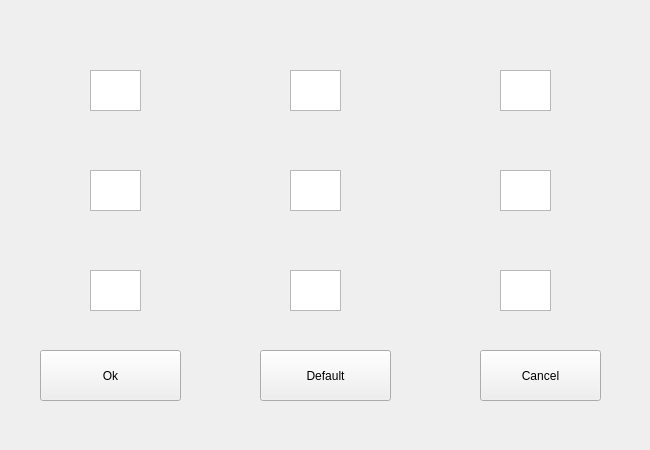
<?xml version="1.0" encoding="UTF-8"?>
<ui version="4.0">
 <class>MainWindow</class>
 <widget class="QMainWindow" name="MainWindow">
  <property name="geometry">
   <rect>
    <x>0</x>
    <y>0</y>
    <width>650</width>
    <height>450</height>
   </rect>
  </property>
  <property name="windowTitle">
   <string>MainWindow</string>
  </property>
  <widget class="QWidget" name="centralwidget">
   <widget class="QPushButton" name="ok">
    <property name="geometry">
     <rect>
      <x>40</x>
      <y>350</y>
      <width>141</width>
      <height>51</height>
     </rect>
    </property>
    <property name="text">
     <string>Ok</string>
    </property>
   </widget>
   <widget class="QToolButton" name="default_2">
    <property name="geometry">
     <rect>
      <x>260</x>
      <y>350</y>
      <width>131</width>
      <height>51</height>
     </rect>
    </property>
    <property name="text">
     <string>Default</string>
    </property>
   </widget>
   <widget class="QPushButton" name="cancel">
    <property name="geometry">
     <rect>
      <x>480</x>
      <y>350</y>
      <width>121</width>
      <height>51</height>
     </rect>
    </property>
    <property name="text">
     <string>Cancel</string>
    </property>
   </widget>
   <widget class="QPlainTextEdit" name="btn0_0">
    <property name="geometry">
     <rect>
      <x>90</x>
      <y>70</y>
      <width>51</width>
      <height>41</height>
     </rect>
    </property>
    <property name="font">
     <font>
      <pointsize>18</pointsize>
      <kerning>true</kerning>
     </font>
    </property>
    <property name="cursor" stdset="0">
     <cursorShape>OpenHandCursor</cursorShape>
    </property>
    <property name="focusPolicy">
     <enum>Qt::ClickFocus</enum>
    </property>
    <property name="inputMethodHints">
     <set>Qt::ImhPreferNumbers</set>
    </property>
    <property name="plainText">
     <string/>
    </property>
   </widget>
   <widget class="QPlainTextEdit" name="btn0_1">
    <property name="geometry">
     <rect>
      <x>290</x>
      <y>70</y>
      <width>51</width>
      <height>41</height>
     </rect>
    </property>
    <property name="font">
     <font>
      <pointsize>18</pointsize>
      <kerning>true</kerning>
     </font>
    </property>
    <property name="cursor" stdset="0">
     <cursorShape>OpenHandCursor</cursorShape>
    </property>
    <property name="focusPolicy">
     <enum>Qt::ClickFocus</enum>
    </property>
    <property name="inputMethodHints">
     <set>Qt::ImhPreferNumbers</set>
    </property>
    <property name="plainText">
     <string/>
    </property>
   </widget>
   <widget class="QPlainTextEdit" name="btn0_2">
    <property name="geometry">
     <rect>
      <x>500</x>
      <y>70</y>
      <width>51</width>
      <height>41</height>
     </rect>
    </property>
    <property name="font">
     <font>
      <pointsize>18</pointsize>
      <kerning>true</kerning>
     </font>
    </property>
    <property name="cursor" stdset="0">
     <cursorShape>OpenHandCursor</cursorShape>
    </property>
    <property name="focusPolicy">
     <enum>Qt::ClickFocus</enum>
    </property>
    <property name="inputMethodHints">
     <set>Qt::ImhPreferNumbers</set>
    </property>
    <property name="plainText">
     <string/>
    </property>
   </widget>
   <widget class="QPlainTextEdit" name="btn1_0">
    <property name="geometry">
     <rect>
      <x>90</x>
      <y>170</y>
      <width>51</width>
      <height>41</height>
     </rect>
    </property>
    <property name="font">
     <font>
      <pointsize>18</pointsize>
      <kerning>true</kerning>
     </font>
    </property>
    <property name="cursor" stdset="0">
     <cursorShape>OpenHandCursor</cursorShape>
    </property>
    <property name="focusPolicy">
     <enum>Qt::ClickFocus</enum>
    </property>
    <property name="inputMethodHints">
     <set>Qt::ImhPreferNumbers</set>
    </property>
    <property name="plainText">
     <string/>
    </property>
   </widget>
   <widget class="QPlainTextEdit" name="btn1_1">
    <property name="geometry">
     <rect>
      <x>290</x>
      <y>170</y>
      <width>51</width>
      <height>41</height>
     </rect>
    </property>
    <property name="font">
     <font>
      <pointsize>18</pointsize>
      <kerning>true</kerning>
     </font>
    </property>
    <property name="cursor" stdset="0">
     <cursorShape>OpenHandCursor</cursorShape>
    </property>
    <property name="focusPolicy">
     <enum>Qt::ClickFocus</enum>
    </property>
    <property name="inputMethodHints">
     <set>Qt::ImhPreferNumbers</set>
    </property>
    <property name="plainText">
     <string/>
    </property>
   </widget>
   <widget class="QPlainTextEdit" name="btn1_2">
    <property name="geometry">
     <rect>
      <x>500</x>
      <y>170</y>
      <width>51</width>
      <height>41</height>
     </rect>
    </property>
    <property name="font">
     <font>
      <pointsize>18</pointsize>
      <kerning>true</kerning>
     </font>
    </property>
    <property name="cursor" stdset="0">
     <cursorShape>OpenHandCursor</cursorShape>
    </property>
    <property name="focusPolicy">
     <enum>Qt::ClickFocus</enum>
    </property>
    <property name="inputMethodHints">
     <set>Qt::ImhPreferNumbers</set>
    </property>
    <property name="plainText">
     <string/>
    </property>
   </widget>
   <widget class="QPlainTextEdit" name="btn2_0">
    <property name="geometry">
     <rect>
      <x>90</x>
      <y>270</y>
      <width>51</width>
      <height>41</height>
     </rect>
    </property>
    <property name="font">
     <font>
      <pointsize>18</pointsize>
      <kerning>true</kerning>
     </font>
    </property>
    <property name="cursor" stdset="0">
     <cursorShape>OpenHandCursor</cursorShape>
    </property>
    <property name="focusPolicy">
     <enum>Qt::ClickFocus</enum>
    </property>
    <property name="inputMethodHints">
     <set>Qt::ImhPreferNumbers</set>
    </property>
    <property name="plainText">
     <string/>
    </property>
   </widget>
   <widget class="QPlainTextEdit" name="btn2_1">
    <property name="geometry">
     <rect>
      <x>290</x>
      <y>270</y>
      <width>51</width>
      <height>41</height>
     </rect>
    </property>
    <property name="font">
     <font>
      <pointsize>18</pointsize>
      <kerning>true</kerning>
     </font>
    </property>
    <property name="cursor" stdset="0">
     <cursorShape>OpenHandCursor</cursorShape>
    </property>
    <property name="focusPolicy">
     <enum>Qt::ClickFocus</enum>
    </property>
    <property name="inputMethodHints">
     <set>Qt::ImhPreferNumbers</set>
    </property>
    <property name="plainText">
     <string/>
    </property>
   </widget>
   <widget class="QPlainTextEdit" name="btn2_2">
    <property name="geometry">
     <rect>
      <x>500</x>
      <y>270</y>
      <width>51</width>
      <height>41</height>
     </rect>
    </property>
    <property name="font">
     <font>
      <pointsize>18</pointsize>
      <kerning>true</kerning>
     </font>
    </property>
    <property name="cursor" stdset="0">
     <cursorShape>OpenHandCursor</cursorShape>
    </property>
    <property name="focusPolicy">
     <enum>Qt::ClickFocus</enum>
    </property>
    <property name="inputMethodHints">
     <set>Qt::ImhPreferNumbers</set>
    </property>
    <property name="plainText">
     <string/>
    </property>
   </widget>
   <widget class="QLabel" name="label">
    <property name="geometry">
     <rect>
      <x>40</x>
      <y>20</y>
      <width>571</width>
      <height>20</height>
     </rect>
    </property>
    <property name="font">
     <font>
      <pointsize>12</pointsize>
     </font>
    </property>
    <property name="text">
     <string/>
    </property>
    <property name="alignment">
     <set>Qt::AlignCenter</set>
    </property>
   </widget>
  </widget>
 </widget>
 <resources/>
 <connections/>
</ui>
